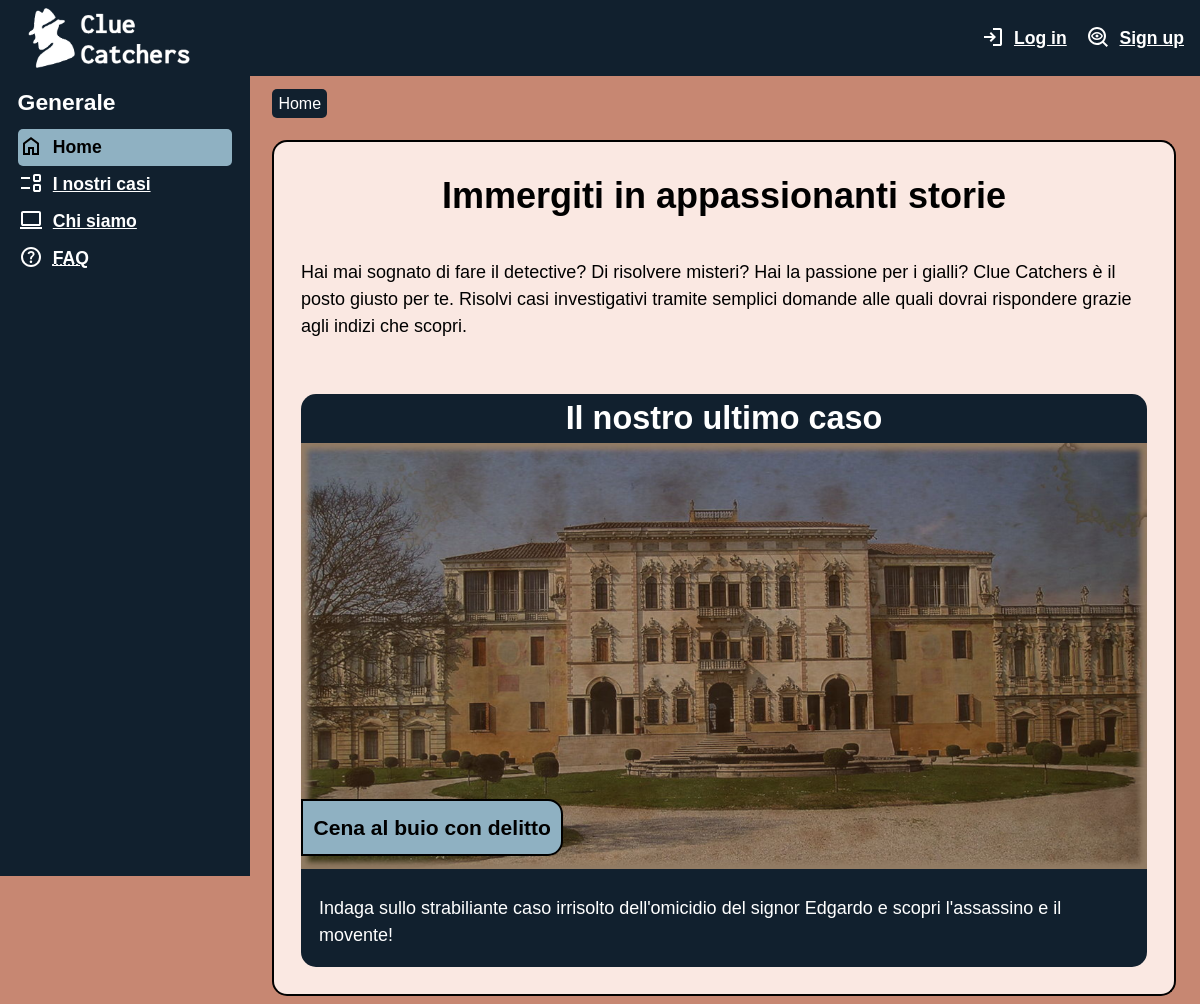
The page / on the database its author committed.
### tables this page shows
CREATE TABLE `indagine` (
  `id` char(16) NOT NULL,
  `dataInserimento` datetime NOT NULL,
  `nome` varchar(25) NOT NULL,
  `descrizione` varchar(255) NOT NULL,
  `image_path` varchar(75) DEFAULT NULL,
  PRIMARY KEY (`id`)
);

### src/app/global.php (called while the page is built, shortened)
<?php
require_once(__DIR__."/database.php");
$DB = new DatabaseAccess();
function getUserToolBar(bool $account = true) {
    return file_get_contents("templates/login_layout.html");
}
?>

### src/app/database.php (called while the page is built, shortened)
<?php
class DatabaseAccess {
    private $connection;
    private function connect() {
        $this->connection = new mysqli(self::HOST_DB, self::USERNAME, self::PASSWORD, self::DATABASE_NAME);
    }
    private function closeConnection(){
        $this->connection = null;
    }
    public function query(string $query, array $params = array(),
                        bool $close_connection = true) {
        $stmt = $this->connection->prepare($query);
        $stmt->execute();
        $result = $stmt->get_result();
        return $result;
    }
}
?>

### src/data/indagine.php (called while the page is built, shortened)
<?php
class Indagine {
    public function __construct($row) {
        $this->nome = $row["nome"];
        $this->descrizione = $row["descrizione"];
        $this->image_path = $row["image_path"];
    }
}
function getLastIndagine() {
    global $DB;
    $result = $DB->query("SELECT * FROM indagine ORDER BY dataInserimento DESC LIMIT 1");
    $row = $result->fetch_assoc();
    return !is_null($row) ? new Indagine($row) : null;
}
?>

### src/index.php (the view)
<?php
    require_once("app/global.php");
    require_once('components/sidebar.php');
    require_once("data/indagine.php");
    $layout = file_get_contents("templates/layout.html");
    $title = 'Clue Catchers';
    $keywords = 'Clue Catchers, home, risolvere misteri, [CaseTitle], detective, indizi, gialli, appassionanti storie';
    $description = 'Home del sito Clue Catchers, dove puoi immergerti nell&apos;esperienza di detective';
    $breadcrumbs = '<p><span lang="en">Home</span></p>';
    $content = file_get_contents("templates/index_layout.html");
    $lastIndagine = getLastIndagine();
    $featuredCaseImg = '<img height="600" src="assets'.$lastIndagine->image_path.'" alt="">';
    $page = str_replace("[title]", $title, $layout);
    $page = str_replace("[keywords]", $keywords, $page);
    $page = str_replace("[description]", $description, $page);
    $page = str_replace("[breadcrumbs]", $breadcrumbs, $page);
    $page = str_replace("[content]", $content, $page);
    $page = str_replace("[sidebar]", getSidebar("HOME"), $page);
    $page = str_replace("[userToolbar]", getUserToolBar(), $page);
    $page = str_replace("[CaseTitle]", $lastIndagine->nome, $page);
    $page = str_replace("[CaseImg]", $featuredCaseImg, $page);
    $page = str_replace("[CaseDesc]", $lastIndagine->descrizione, $page);
    echo $page;
?>

### src/assets/css/main.css (style rules this page uses)
* { padding: 0; margin: 0; }
:root { --headerFontSize: 3em; --menuFontSize: 1.1em; --menuLeftPadding: 1em; --menuRightPadding: 1em; --iconLeftPadding: 2em; --iconPosition: 0.1em 0.3em; --contentMenuWidth: 12.2em; --contentMenuHeight: 100vh; --contentLeftPadding: 17em; --contentRightPadding: 1.5em; --small-contentLeftPadding: 1.5em; --aLink: 255, 255, 255; --aVisited: 220, 132, 245; }
html { height: fit-content; font-size: 100%; font-family: 'OpenSans', sans-serif; line-height: 1.5; margin: auto; background-color: rgb(var(--primary500)); }
#pageHeader { background-color: rgb(var(--secondary800)); padding: 0.5em 1em; display: flex; align-items: center; flex-direction: row; }
header #logo { font-size: 1.5em; text-indent: -999em; background-image: url(../images/logo.png); min-width: 7.5em; min-height: 2.5em; background-size: contain; background-repeat: no-repeat; margin-left: 0.5em; }
.menu { font-weight: 600; background-color: rgb(var(--secondary800)); color: rgb(var(--lightColor)); padding-left: var(--menuLeftPadding); padding-right: var(--menuRightPadding); font-size: var(--menuFontSize); }
.menu a:link { color: rgb(var(--aLink)); }
.menu ul { list-style-type: none; }
.menu ul li { padding-top: 0.3em; padding-bottom: 0.3em; padding-left: 0.6em; }
#userToolbar { padding: 0; margin-left: auto; }
#userToolbar ul { list-style-type: none; display: flex; flex-direction: row; }
#userToolbar #loginButton { background-image: url(../icons/login.svg); background-position: var(--iconPosition); background-repeat: no-repeat; padding-left: var(--iconLeftPadding); }
#userToolbar #signupButton { margin-left: 1em; background-image: url(../icons/investigate.svg); background-position: var(--iconPosition); background-repeat: no-repeat; padding-left: var(--iconLeftPadding); }
#contentMenu { float: left; overflow: hidden; position: -webkit-sticky; position: sticky; top: 0; width: var(--contentMenuWidth); height: var(--contentMenuHeight); overflow-y: auto; }
#breadcrumb { padding-left: var(--contentLeftPadding); padding-right: var(--contentRightPadding); margin-top: 1em; margin-bottom: 1em; }
#breadcrumb p { display: inline; background-color: rgb(var(--secondary800)); padding: 0.4em; border-radius: 5px; color: rgb(var(--lightColor)); }
#content { padding-top: 0.5em; padding-bottom: 0.5em; padding-left: var(--contentLeftPadding); padding-right: var(--contentRightPadding); margin: auto; max-width: 70em; color: rgb(var(--darkColor)); }
#content h1 { margin-bottom: 1em; }
#content h2 { margin-bottom: 0.8em; }
.caseContainer { position: relative; text-align: center; color: rgb(var(--lightColor)); background-color: rgb(var(--secondary800)); }
.caseTitle { position: absolute; background-color: rgb(var(--secondary400)); color: rgb(var(--darkColor)); bottom: 1em; padding: 0.5em; border-radius: 0 15px 15px 0; border: 2px solid rgb(var(--darkColor)); }
#content section.frontPageContent { background-color: rgb(var(--primary300)); background-position: center; background-size: auto; padding: 1.5em; color: rgb(var(--darkColor)); font-size: large; border: 2px solid rgb(var(--darkColor)); }
#content section.frontPageContent:first-of-type { border-bottom: 0; border-radius: 15px 15px 0 0; }
#content section.frontPageContent:last-of-type { border-top: 0; border-radius: 0 0 15px 15px; }
#content section .lastCase { background-color: rgb(var(--secondary800)); border-radius: 15px 15px 0 0; color: rgb(var(--lightColor)); }
#content section .lastCase h2 { margin-bottom: 0; }
#content section.frontPageContent h1.frontPageTitles, #content section.frontPageContent h2.frontPageTitles { display: block; font-size: 2em; text-align: center; }
#content section.frontPageContent h2.frontPageTitles { font-size: 1.8em; }
#content section.frontPageContent img { object-fit: cover; width: 100%; max-height: 600px; height: auto; border-color: rgb(var(--primary300)); border-width: 2px; }
#content section.frontPageContent .frontPageCaseDesc { color: rgb(var(--lightColor)); margin: auto; max-height: 45%; background-color: rgb(var(--secondary800)); font-size: large; padding: 1em; border-radius: 0 0 15px 15px; }

### rows shown on the page
indagine: page "Log in Sign up Immergiti in appassionanti storie Hai mai sognato di fare il detective ? Di risolvere misteri? Hai la passione per i gialli? Clue Catchers è il posto giusto per te. Risolvi casi investigativi tramite semplici domande alle quali dovrai rispondere grazie agli indizi che scopri. Il nostro ultimo caso Cena al buio con delitto Indaga sullo strabiliante caso irrisolto dell'omicidio del signor Edgardo e scopri l'assassino e il movente!", image_path (picture)
